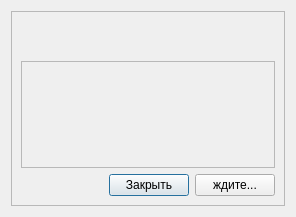
<?xml version="1.0" encoding="UTF-8"?>
<ui version="4.0">
 <class>Smart_Process_Dlg</class>
 <widget class="QDialog" name="Smart_Process_Dlg">
  <property name="geometry">
   <rect>
    <x>0</x>
    <y>0</y>
    <width>296</width>
    <height>217</height>
   </rect>
  </property>
  <property name="sizePolicy">
   <sizepolicy hsizetype="Expanding" vsizetype="Expanding">
    <horstretch>1</horstretch>
    <verstretch>1</verstretch>
   </sizepolicy>
  </property>
  <property name="windowTitle">
   <string>Form</string>
  </property>
  <layout class="QVBoxLayout" name="verticalLayout">
   <property name="sizeConstraint">
    <enum>QLayout::SetMaximumSize</enum>
   </property>
   <item>
    <widget class="QFrame" name="dialogTopFrame">
     <property name="sizePolicy">
      <sizepolicy hsizetype="Expanding" vsizetype="Expanding">
       <horstretch>1</horstretch>
       <verstretch>1</verstretch>
      </sizepolicy>
     </property>
     <property name="minimumSize">
      <size>
       <width>0</width>
       <height>0</height>
      </size>
     </property>
     <property name="frameShape">
      <enum>QFrame::StyledPanel</enum>
     </property>
     <property name="frameShadow">
      <enum>QFrame::Raised</enum>
     </property>
     <layout class="QVBoxLayout" name="verticalLayout_7" stretch="1,1,11,1">
      <property name="sizeConstraint">
       <enum>QLayout::SetMaximumSize</enum>
      </property>
      <item>
       <layout class="QVBoxLayout" name="verticalLayout_2">
        <property name="sizeConstraint">
         <enum>QLayout::SetDefaultConstraint</enum>
        </property>
        <item>
         <widget class="QLabel" name="lbl_header">
          <property name="sizePolicy">
           <sizepolicy hsizetype="Preferred" vsizetype="Preferred">
            <horstretch>1</horstretch>
            <verstretch>1</verstretch>
           </sizepolicy>
          </property>
          <property name="text">
           <string/>
          </property>
          <property name="textFormat">
           <enum>Qt::RichText</enum>
          </property>
          <property name="scaledContents">
           <bool>false</bool>
          </property>
          <property name="alignment">
           <set>Qt::AlignCenter</set>
          </property>
          <property name="wordWrap">
           <bool>true</bool>
          </property>
          <property name="openExternalLinks">
           <bool>true</bool>
          </property>
         </widget>
        </item>
       </layout>
      </item>
      <item>
       <layout class="QVBoxLayout" name="contentLayout" stretch="0">
        <item>
         <widget class="QLabel" name="lbl_text1">
          <property name="sizePolicy">
           <sizepolicy hsizetype="Preferred" vsizetype="Preferred">
            <horstretch>1</horstretch>
            <verstretch>1</verstretch>
           </sizepolicy>
          </property>
          <property name="frameShadow">
           <enum>QFrame::Raised</enum>
          </property>
          <property name="text">
           <string/>
          </property>
          <property name="textFormat">
           <enum>Qt::RichText</enum>
          </property>
          <property name="wordWrap">
           <bool>true</bool>
          </property>
         </widget>
        </item>
       </layout>
      </item>
      <item>
       <widget class="QScrollArea" name="scrollArea">
        <property name="widgetResizable">
         <bool>true</bool>
        </property>
        <property name="alignment">
         <set>Qt::AlignBottom|Qt::AlignLeading|Qt::AlignLeft</set>
        </property>
        <widget class="QWidget" name="scrollAreaWidgetContents">
         <property name="geometry">
          <rect>
           <x>0</x>
           <y>0</y>
           <width>244</width>
           <height>74</height>
          </rect>
         </property>
         <layout class="QVBoxLayout" name="verticalLayout_5">
          <item>
           <layout class="QVBoxLayout" name="verticalLayout_3">
            <property name="sizeConstraint">
             <enum>QLayout::SetMaximumSize</enum>
            </property>
            <item>
             <widget class="QLabel" name="lbl_text2">
              <property name="sizePolicy">
               <sizepolicy hsizetype="Preferred" vsizetype="Preferred">
                <horstretch>1</horstretch>
                <verstretch>1</verstretch>
               </sizepolicy>
              </property>
              <property name="focusPolicy">
               <enum>Qt::StrongFocus</enum>
              </property>
              <property name="autoFillBackground">
               <bool>false</bool>
              </property>
              <property name="frameShadow">
               <enum>QFrame::Sunken</enum>
              </property>
              <property name="text">
               <string/>
              </property>
              <property name="textFormat">
               <enum>Qt::RichText</enum>
              </property>
              <property name="wordWrap">
               <bool>true</bool>
              </property>
              <property name="openExternalLinks">
               <bool>true</bool>
              </property>
              <property name="textInteractionFlags">
               <set>Qt::LinksAccessibleByMouse|Qt::TextSelectableByMouse</set>
              </property>
             </widget>
            </item>
           </layout>
          </item>
         </layout>
        </widget>
       </widget>
      </item>
      <item>
       <layout class="QVBoxLayout" name="verticalLayout_4">
        <item>
         <layout class="QHBoxLayout" name="horizontalLayout">
          <item>
           <spacer name="horizontalSpacer">
            <property name="orientation">
             <enum>Qt::Horizontal</enum>
            </property>
            <property name="sizeHint" stdset="0">
             <size>
              <width>40</width>
              <height>20</height>
             </size>
            </property>
           </spacer>
          </item>
          <item>
           <widget class="QPushButton" name="btn_Close">
            <property name="text">
             <string>Закрыть</string>
            </property>
            <property name="default">
             <bool>true</bool>
            </property>
           </widget>
          </item>
          <item>
           <widget class="QPushButton" name="btn_wait">
            <property name="text">
             <string>ждите...</string>
            </property>
           </widget>
          </item>
         </layout>
        </item>
       </layout>
      </item>
     </layout>
    </widget>
   </item>
  </layout>
 </widget>
 <resources/>
 <connections/>
</ui>
